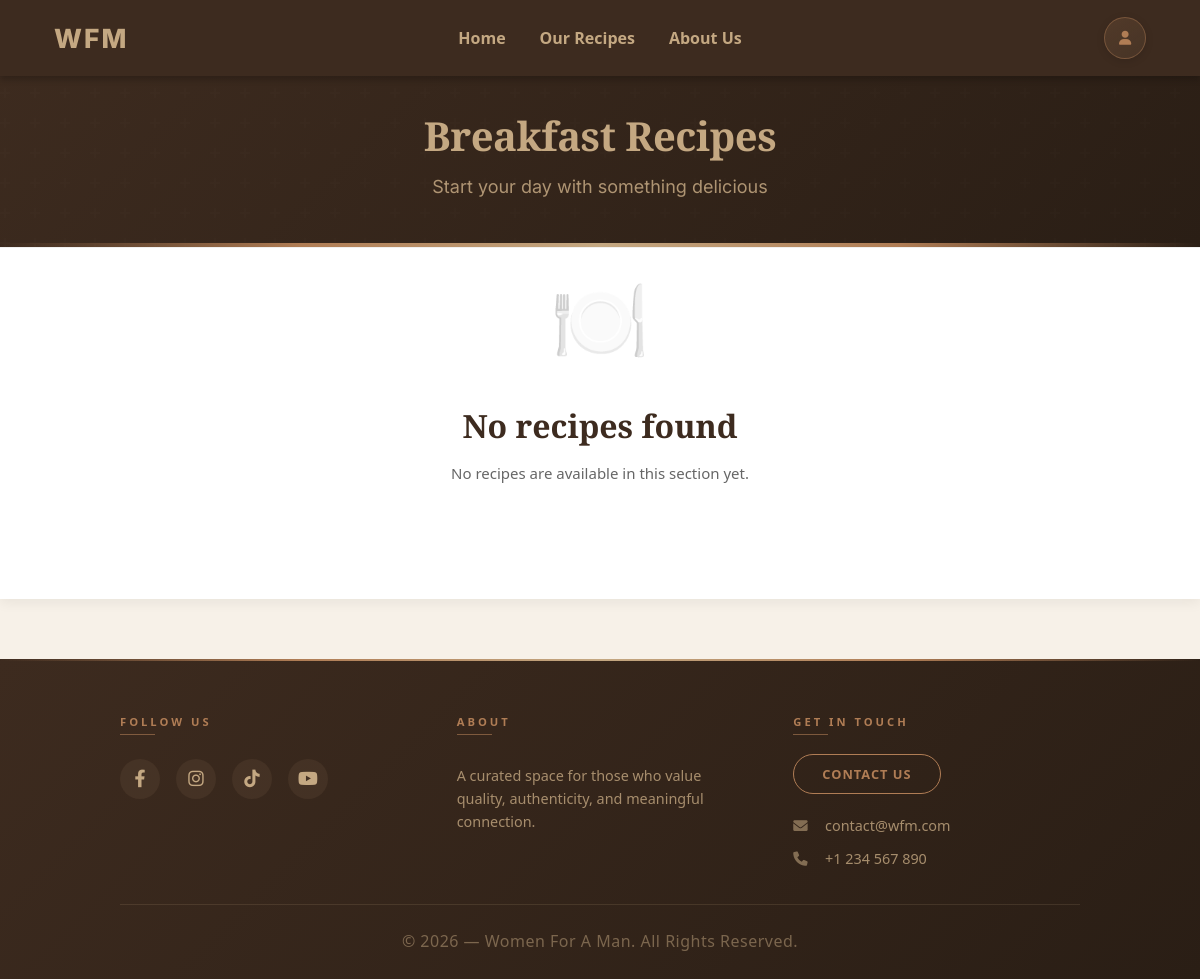
Before: /recipes/breakfast/ with the older database file.
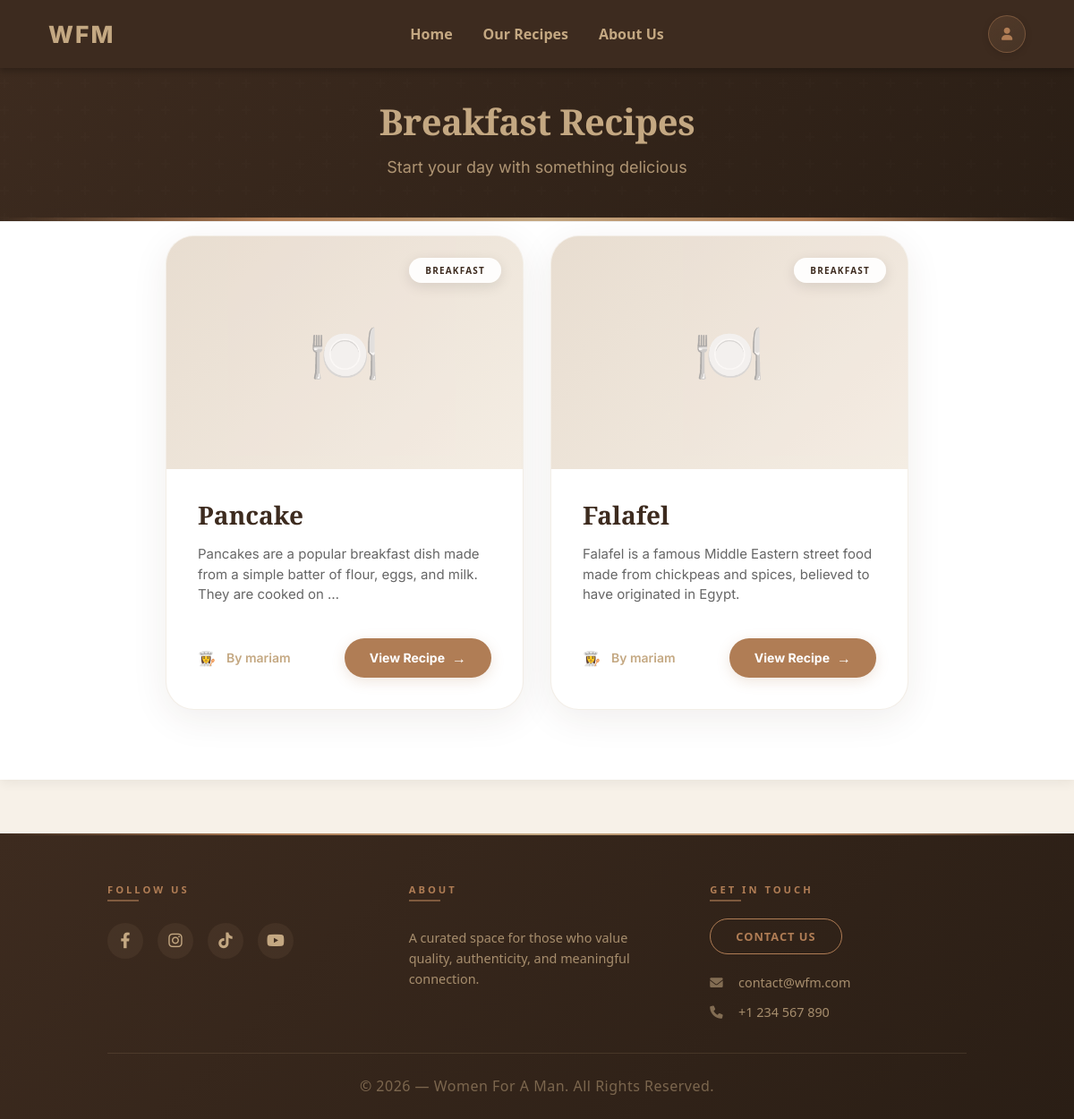
After: the same page with the newer database file.
### main/models.py (models this page shows, shortened)
class Recipe(models.Model):
    title = models.CharField(max_length=200)
    description = models.TextField()
    ingredients = models.TextField()
    instructions = models.TextField()
    image = models.ImageField(upload_to='recipes/', blank=True, null=True)
    created_at = models.DateTimeField(auto_now_add=True)
    updated_at = models.DateTimeField(auto_now=True)
    author = models.ForeignKey(
        User,
        on_delete=models.CASCADE,
        related_name='recipes'
    )
    category = models.ForeignKey(
        Category,
        on_delete=models.SET_NULL,
        null=True,
        related_name='recipes'
    )

class Category(models.Model):
    name = models.CharField(max_length=100)
    description = models.TextField(blank=True, null=True)
    class Meta:
        verbose_name_plural = "Categories"

class User(AbstractUser):
    username = models.CharField(
        max_length=150,
        unique=True,
        help_text='Required. 150 characters or fewer.',
        error_messages={
            'unique': "A user with that username already exists.",
        },
    )
    profile_picture = models.ImageField(
        upload_to='profiles/',
        blank=True,
        null=True
    )
    bio = models.TextField(blank=True, null=True)
    groups = models.ManyToManyField(
        'auth.Group',
        related_name='main_user_set',
        blank=True
    )
    user_permissions = models.ManyToManyField(
        'auth.Permission',
        related_name='main_user_set',
        blank=True
    )

### main/views.py (the view)
def breakfast_view(request):
    from .models import Category
    category = Category.objects.filter(name__iexact='breakfast').first()
    recipes = Recipe.objects.filter(category=category).order_by('-created_at') if category else Recipe.objects.none()
    return render(request, 'main/breakfast.html', {
        'recipes': recipes,
        'category': category,
    })

### main/templates/main/breakfast.html (shortened to what this page needs)
{% extends 'main/base.html' %}
{% load static %}
{% block extra_css %}
<link rel="stylesheet" href="{% static 'main/css/recipeCards.css' %}">
<link rel="stylesheet" href="{% static 'main/css/ourRecipes.css' %}">
{% endblock %}
{% block content %}
<div class="category-page-header">
  <h2> Breakfast Recipes</h2>
  <p>Start your day with something delicious</p>
</div>
<div id="recipe-results">
  {% include 'main/search.html' %}
</div>
{% endblock %}

### main/templates/main/search.html (shortened to what this page needs)
{% if recipes %}
<div class="category-recipe-grid">
  {% for recipe in recipes %}
  <div class="category-recipe-card">
    <div class="card-img-wrapper">
      {% if recipe.image %}
        <img src="{{ recipe.image.url }}" alt="{{ recipe.title }}">
      {% else %}
        <div class="card-no-img">🍽️</div>
      {% endif %}
      {% if recipe.category %}
        <span class="card-category-tag">
          {{ recipe.category.name }}
        </span>
      {% endif %}
    </div>
    <div class="card-body">
      <h3>{{ recipe.title }}</h3>
      <p>{{ recipe.description|truncatewords:20 }}</p>
    </div>
    <div class="card-footer-strip">
      <span class="card-author">
        By {{ recipe.author.username }}
      </span>
      <a class="card-view-link"
         href="{% url 'recipe_detail' recipe.id %}">
         View Recipe
      </a>
    </div>
  </div>
  {% endfor %}
</div>
{% else %}
<div class="cat-empty">
  <span class="cat-empty-icon">🍽️</span>
  <h3>No recipes found</h3>
  <p>
    {% if query %}
      We couldn't find any recipes matching "{{ query }}".
    {% else %}
      No recipes are available in this section yet.
    {% endif %}
  </p>
</div>
{% endif %}

Changed rows visible on the page:
added Recipe: category.name "BREAKFAST", title "Pancake", description "Pancakes are a popular breakfast dish made from a simple batter of flour, eggs, and milk. They are cooked on …", author.username "mariam"
added Recipe: category.name "BREAKFAST", title "Falafel", description "Falafel is a famous Middle Eastern street food made from chickpeas and spices, believed to have originated in Egypt.", author.username "mariam"
Other visible differences:
text no longer shown: "🍽️ No recipes found No recipes are available in this section yet."
